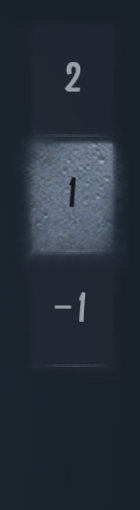
#> input picture tests/fixtures/floor_ui/doom_2560x1440_1st.png, 140 x 510 px; its folder holds only this picture in this run
$ python -i search.py   (imports and definitions only)
#> lines starting #> are read from the running program, lines starting #| are printed output that depends on the picture; after the words box and inside, x2 and y2 are one past the last pixel; in counts of white or black regions, pixels touching at a corner belong together
### src/layout_retrieval.py
"""Fixed-direction icon/structure retrieval over the active profile's clean maps."""
from __future__ import annotations

from dataclasses import dataclass, field, asdict
import hashlib
import json
from pathlib import Path
from src.floor_definitions import DEFAULT_FLOORS
import threading
import time

import cv2
import numpy as np

from src.paths import PROJECT_ROOT, CACHE_ROOT
from src.recognition_control import check_cancelled, recognition_lock

RESOURCE_ROOT = PROJECT_ROOT / 'assets/layout_retrieval'
BACKEND_LABELS = {'pure_structure': '纯结构识别（固定缩放·CPU）', 'icon_structure': '图标与结构匹配'}

def normalize_recognition_backend(value):
    return value if isinstance(value, str) and value in BACKEND_LABELS else 'pure_structure'
PARAMETERS = {
    'algorithm_version': 'fixed_direction_icon_structure_layout_v2',
    'scale_policy': 'per_source_published_minimum',
    'rotation_degrees': [0], 'scale_min': .30, 'scale_max': 1.40,
    'scale_step': .005, 'target_wall_resize': .6, 'wall_distance_sigma': 1.6,
    'wall_weight': .8, 'floor_weight': .2, 'geometry_min': .60,
    'target_icon_min': .77, 'query_icon_min': .90,
    'occluded_query_icon_min': .65, 'occlusion_min': .20,
    'local_icon_min': .65, 'anchor_icon_widths': list(range(18, 55, 2)),
    'fallback_scales': [.19, .81, .015], 'local_icon_factors': [.7, .85, 1., 1.15, 1.3],
    'wall_point_step_divisor': 2500, 'floor_point_step_divisor': 3000,
    'score_is_probability': False,
}


@dataclass(frozen=True)
class LayoutCandidate:
    rank: int
    layout: str
    path: str
    sha256: str
    score: float
    wall_score: float
    floor_score: float
    icon_score: float
    evidence_status: str
    details: dict


@dataclass
class LayoutRetrievalResult:
    candidates: list[LayoutCandidate] = field(default_factory=list)
    reasons: list[str] = field(default_factory=list)
    timings_ms: dict[str, float] = field(default_factory=dict)
    resource_fingerprint: str = ''
    input_size: list[int] = field(default_factory=list)
    reference_size: list[int] = field(default_factory=list)
    backend: str = 'icon_structure'
    parameters: dict = field(default_factory=lambda: dict(PARAMETERS))

    # [4 lines left out: function accepted, not called in this run]

    @property
    def strong_evidence(self):
        return bool(self.candidates and self.candidates[0].evidence_status == '图标位置通过')

    @property
    def margin(self):
        return self.candidates[0].score - self.candidates[1].score if len(self.candidates) > 1 else None

    # [35 lines left out: functions diagnostics, decision, create_layout_retriever, read_image, not called in this run]


def wall_edges(image, query=False):
    gray = cv2.cvtColor(image, cv2.COLOR_BGR2GRAY)
    edges = cv2.Canny(gray, 25, 65)
    hsv = cv2.cvtColor(image, cv2.COLOR_BGR2HSV)
    icons = (((hsv[:, :, 0] < 35) | (hsv[:, :, 0] > 170)) &
             (hsv[:, :, 1] > 120) & (hsv[:, :, 2] > 110)).astype(np.uint8)
    icons = cv2.dilate(icons, np.ones((9, 9), np.uint8))
    edges[icons > 0] = 0
    lines = cv2.HoughLinesP(edges, 1, np.pi / 180, threshold=20,
                           minLineLength=22 if query else 18, maxLineGap=5)
    channels = np.zeros((2, *gray.shape), np.uint8)
    if lines is not None:
        for x1, y1, x2, y2 in lines.reshape(-1, 4):
            dx, dy = abs(x2 - x1), abs(y2 - y1)
            if dx <= 2 and dy >= 22:
                cv2.line(channels[0], (x1, y1), (x2, y2), 1, 1)
            elif dy <= 2 and dx >= 22:
                cv2.line(channels[1], (x1, y1), (x2, y2), 1, 1)
    return channels


# [79 lines left out: functions target_maps, floor_masks, query_data, detect_query, detect_target, not called in this run]


def reliable_query(icon):
    return icon['confidence'] >= .9 or (icon['confidence'] >= .65 and icon.get('occlusion_fraction', 0) > .2)


# [104 lines left out: functions anchor_fit, fallback_templates, fallback_fit, not called in this run]


class LayoutRetriever:
    """Thread-safe lazy index, invalidated by candidate and icon content hashes."""
    # [121 lines left out: functions __init__, prepare, recognize, not called in this run]

### src/structure_layout/search.py
"""Fixed minimum-zoom CPU search and full-resolution pose scoring.

Coordinates map the normalized screenshot ROI to each original clean map.
No labels, previous candidates or historical poses enter the search.
"""
import time
from functools import partial
import cv2
import numpy as np
from src.layout_retrieval import wall_edges
from src.recognition_control import check_cancelled
from .correlation import CorrelationWorkspace

R=.3
SIGMA=3.0
PENALTY=.5


# [29 lines left out: functions response_maps, visible_interior, sample, not called in this run]


class _PoseSampler:
    """Seed-local reusable remap storage; no buffers shared between workers."""
    # [143 lines left out: functions __init__, sample, score_pose, merge, search_target, prepare_query and 1 more, not called in this run]

>>> import cv2
>>> picture = cv2.imread('../../tests/fixtures/floor_ui/doom_2560x1440_1st.png')
#> picture is the input picture: shape (510, 140, 3); mean B, G, R 57, 46.2, 38.1
>>> result = visible_interior(picture)
#> in visible_interior, `h,s,v=cv2.split(cv2.cvtColor(im,cv2.COLOR_BGR2HSV))`:
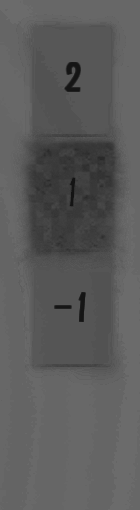
#> s: shape (510, 140); min 19, max 110, mean 91.1
#> in visible_interior, `h,s,v=cv2.split(cv2.cvtColor(im,cv2.COLOR_BGR2HSV))`:
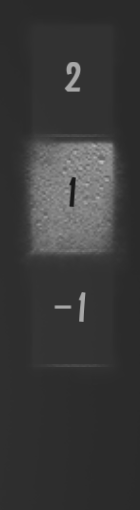
#> v: shape (510, 140); min 25, max 189, mean 57
#> in visible_interior, `room=(h>=5)&(h<=32)&(s>=22)&(s<110)`: room: shape (510, 140) bool; every value is 0
#> in visible_interior, `hall=((h>=90)&(h<=125)&(s<100))|(s<25)`:
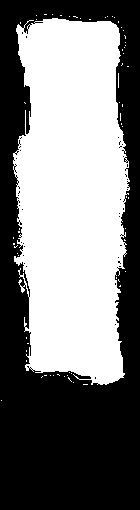
#> hall: shape (510, 140) bool; 48.9% white; 65 white regions (64 under 20 px), largest, box (x1, y1, x2, y2) and area: (13, 18, 130, 385) 34734
#> in visible_interior, `mask=((room|hall)&(v>75)&(v<150)).astype(np.uint8)`: mask: shape (510, 140); values 0 (black) and 1 (white), 13.1% white; 12 white regions (8 under 20 px), largest, box (x1, y1, x2, y2) and area: (27, 141, 117, 255) 9144, (65, 66, 80, 92) 80, (54, 305, 72, 309) 38, (79, 311, 84, 322) 22
#> in visible_interior, `mask=cv2.erode(mask,np.ones((9,9),np.uint8))`:
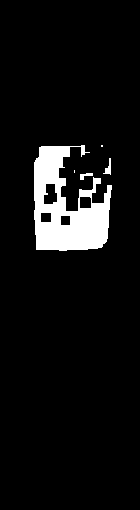
#> mask: shape (510, 140); values 0 (black) and 1 (white), 7% white; 5 white regions (2 under 20 px), largest, box (x1, y1, x2, y2) and area: (34, 145, 112, 251) 4873, (103, 158, 111, 175) 61, (80, 173, 93, 180) 49
#> in wall_edges, `edges = cv2.Canny(gray, 25, 65)`:
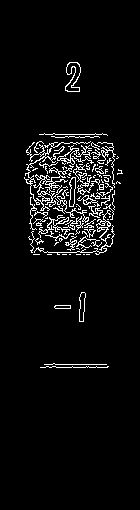
#> edges: shape (510, 140); 5% white in thin lines or dots, all inside (x1, y1, x2, y2) = (24, 62, 123, 368)
#> in wall_edges, `hsv = cv2.cvtColor(image, cv2.COLOR_BGR2HSV)`: hsv: shape (510, 140, 3); mean H, S, V 107.3, 91.1, 57
#> in wall_edges, `lines = cv2.HoughLinesP(edges, 1, np.pi / 180, threshold=20, minLineLe..`: lines = 86 rows, first 6: [70, 199, 70, 134], [82, 252, 88, 220], [103, 175, 113, 148], [61, 134, 66, 173], [42, 142, 49, 209], [81, 134, 88, 206]
#> the loop in wall_edges, `for x1, y1, x2, y2 in lines.reshape(-1, 4):` made 86 passes
#> (x1, y1, x2, y2, dx, dy) on passes 1 to 12: (70, 199, 70, 134, 0, 65), (82, 252, 88, 220, 6, 32), (103, 175, 113, 148, 10, 27), (61, 134, 66, 173, 5, 39), (42, 142, 49, 209, 7, 67), (81, 134, 88, 206, 7, 72), (77, 204, 93, 134, 16, 70), (65, 187, 78, 233, 13, 46), (75, 134, 78, 191, 3, 57), (93, 169, 95, 144, 2, 25), (24, 178, 42, 213, 18, 35), (88, 192, 104, 142, 16, 50)
#> (dx, dy) on passes 61, 63, 65, 67, 68, 69: (0, 24), (1, 52), (1, 26), (31, 1), (2, 27), (22, 0)
#> in visible_interior, `mask[cv2.dilate((edges.sum(0)>0).astype(np.uint8),np.ones((15,15),np.u..`:
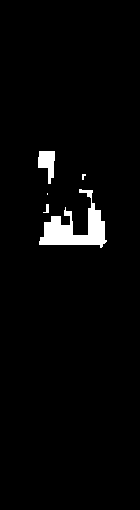
#> mask: shape (510, 140); values 0 (black) and 1 (white), 2.8% white; 5 white regions (2 under 20 px), largest, box (x1, y1, x2, y2) and area: (39, 189, 107, 248) 1612, (38, 151, 55, 184) 354, (43, 204, 49, 213) 30
#> in visible_interior, `n,labels,stats,_=cv2.connectedComponentsWithStats(mask)`:
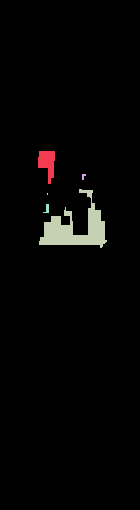
#> labels: shape (510, 140) int32; 6 distinct labels, from 0 to 5; one colour per label, 0 black
#> in visible_interior, `n,labels,stats,_=cv2.connectedComponentsWithStats(mask)`: n = 6; stats = [[0, 0, 140, 510, 69386], [38, 151, 17, 33, 354], [82, 174, 4, 6, 16], [39, 189, 68, 59, 1612], [47, 193, 1, 2, 2], [43, 204, 6, 9, 30]]
#> in visible_interior, `result=keep[labels]`: result: shape (510, 140); values 0 (black) and 1 (white), 2.8% white; 2 white regions, box (x1, y1, x2, y2) and area: (39, 189, 107, 248) 1612, (38, 151, 55, 184) 354
#> in visible_interior, `yy,xx=np.where(edges.sum(0)>0)`: yy = 1090 values from 62 to 367; xx = 1090 values, max 113 at index 236, min 29 at index 167, mean 71.46

$ run again, on tests/fixtures/floor_ui/phosphorescence_1698x980_b1.png
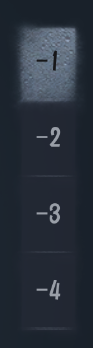
#> input picture tests/fixtures/floor_ui/phosphorescence_1698x980_b1.png, 93 x 348 px
#> picture is the input picture: shape (348, 93, 3); mean B, G, R 58.3, 47.3, 39.5
#> room: shape (348, 93) bool; every value is 0
#> in visible_interior, `hall=((h>=90)&(h<=125)&(s<100))|(s<25)`:
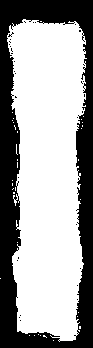
#> hall: shape (348, 93) bool; 62.5% white; 33 black regions (32 under 20 px), largest, box (x1, y1, x2, y2) and area: (0, 0, 93, 348) 12074
#> edges: shape (348, 93); 6.1% white in thin lines or dots, all inside (x1, y1, x2, y2) = (15, 27, 82, 331)
#> hsv: shape (348, 93, 3); mean H, S, V 107.8, 88.3, 58.3
#> lines = 47 rows, first 6: [56, 63, 56, 27], [47, 68, 48, 101], [40, 28, 45, 101], [53, 52, 54, 101], [22, 59, 29, 101], [35, 28, 38, 61]
#> the loop in wall_edges, `for x1, y1, x2, y2 in lines.reshape(-1, 4):` made 47 passes
#> (x1, y1, x2, y2, dx, dy) on passes 1 to 8: (56, 63, 56, 27, 0, 36), (47, 68, 48, 101, 1, 33), (40, 28, 45, 101, 5, 73), (53, 52, 54, 101, 1, 49), (22, 59, 29, 101, 7, 42), (35, 28, 38, 61, 3, 33), (35, 79, 38, 101, 3, 22), (62, 100, 70, 27, 8, 73)
#> labels: shape (348, 93) int32; 4 distinct labels, from 0 to 3
#> n = 4; stats = [[0, 0, 93, 348, 32079], [24, 32, 9, 34, 204], [28, 70, 5, 3, 15], [29, 82, 5, 16, 66]]
#> in visible_interior, `result=keep[labels]`:
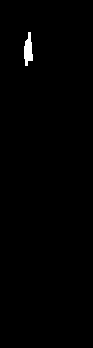
#> result: shape (348, 93); values 0 (black) and 1 (white), 0.63% white; 1 white region, box (x1, y1, x2, y2) and area: (24, 32, 33, 66) 204
#> yy = 696 values from 27 to 330; xx = 696 values, max 75 at index 211, min 20 at index 366, mean 51.72
